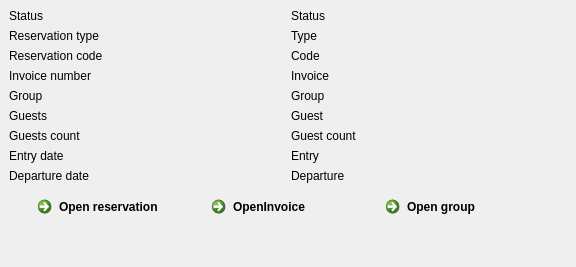
<?xml version="1.0" encoding="UTF-8"?>
<ui version="4.0">
 <class>WRoomChartDock</class>
 <widget class="QDockWidget" name="WRoomChartDock">
  <property name="geometry">
   <rect>
    <x>0</x>
    <y>0</y>
    <width>576</width>
    <height>267</height>
   </rect>
  </property>
  <property name="floating">
   <bool>true</bool>
  </property>
  <property name="features">
   <set>QDockWidget::AllDockWidgetFeatures</set>
  </property>
  <property name="allowedAreas">
   <set>Qt::NoDockWidgetArea</set>
  </property>
  <property name="windowTitle">
   <string>DockWidget</string>
  </property>
  <widget class="QWidget" name="dockWidgetContents">
   <layout class="QGridLayout" name="gridLayout">
    <item row="9" column="1">
     <widget class="QLabel" name="lbDepartureDate">
      <property name="text">
       <string>Departure</string>
      </property>
     </widget>
    </item>
    <item row="1" column="0">
     <widget class="QLabel" name="label_4">
      <property name="text">
       <string>Reservation type</string>
      </property>
     </widget>
    </item>
    <item row="3" column="0">
     <widget class="QLabel" name="label_3">
      <property name="text">
       <string>Invoice number</string>
      </property>
     </widget>
    </item>
    <item row="7" column="1">
     <widget class="QLabel" name="lbGuestCount_2">
      <property name="text">
       <string>Guest count</string>
      </property>
     </widget>
    </item>
    <item row="0" column="0">
     <widget class="QLabel" name="label_2">
      <property name="text">
       <string>Status</string>
      </property>
     </widget>
    </item>
    <item row="7" column="0">
     <widget class="QLabel" name="lbGuestCount">
      <property name="text">
       <string>Guests count</string>
      </property>
     </widget>
    </item>
    <item row="3" column="1">
     <widget class="QLabel" name="lbInvoice">
      <property name="text">
       <string>Invoice</string>
      </property>
     </widget>
    </item>
    <item row="8" column="1">
     <widget class="QLabel" name="lbEntryDate">
      <property name="text">
       <string>Entry</string>
      </property>
     </widget>
    </item>
    <item row="2" column="1">
     <widget class="QLabel" name="lbCode">
      <property name="text">
       <string>Code</string>
      </property>
     </widget>
    </item>
    <item row="12" column="0" colspan="2">
     <widget class="QWidget" name="widget" native="true">
      <property name="minimumSize">
       <size>
        <width>0</width>
        <height>50</height>
       </size>
      </property>
      <layout class="QHBoxLayout" name="horizontalLayout">
       <property name="leftMargin">
        <number>0</number>
       </property>
       <property name="topMargin">
        <number>0</number>
       </property>
       <property name="rightMargin">
        <number>0</number>
       </property>
       <property name="bottomMargin">
        <number>0</number>
       </property>
       <item>
        <spacer name="horizontalSpacer">
         <property name="orientation">
          <enum>Qt::Horizontal</enum>
         </property>
         <property name="sizeHint" stdset="0">
          <size>
           <width>6</width>
           <height>20</height>
          </size>
         </property>
        </spacer>
       </item>
       <item>
        <widget class="QCommandLinkButton" name="btnReserve">
         <property name="sizePolicy">
          <sizepolicy hsizetype="Expanding" vsizetype="Preferred">
           <horstretch>0</horstretch>
           <verstretch>0</verstretch>
          </sizepolicy>
         </property>
         <property name="text">
          <string>Open reservation</string>
         </property>
        </widget>
       </item>
       <item>
        <widget class="QCommandLinkButton" name="btnInvoice">
         <property name="sizePolicy">
          <sizepolicy hsizetype="Expanding" vsizetype="Preferred">
           <horstretch>0</horstretch>
           <verstretch>0</verstretch>
          </sizepolicy>
         </property>
         <property name="text">
          <string>OpenInvoice</string>
         </property>
        </widget>
       </item>
       <item>
        <widget class="QCommandLinkButton" name="btnGroup">
         <property name="sizePolicy">
          <sizepolicy hsizetype="Expanding" vsizetype="Preferred">
           <horstretch>0</horstretch>
           <verstretch>0</verstretch>
          </sizepolicy>
         </property>
         <property name="text">
          <string>Open group</string>
         </property>
        </widget>
       </item>
       <item>
        <spacer name="horizontalSpacer_2">
         <property name="orientation">
          <enum>Qt::Horizontal</enum>
         </property>
         <property name="sizeHint" stdset="0">
          <size>
           <width>6</width>
           <height>20</height>
          </size>
         </property>
        </spacer>
       </item>
      </layout>
     </widget>
    </item>
    <item row="4" column="0">
     <widget class="QLabel" name="label_6">
      <property name="text">
       <string>Group</string>
      </property>
     </widget>
    </item>
    <item row="8" column="0">
     <widget class="QLabel" name="label_7">
      <property name="text">
       <string>Entry date</string>
      </property>
     </widget>
    </item>
    <item row="1" column="1">
     <widget class="QLabel" name="lbType">
      <property name="text">
       <string>Type</string>
      </property>
     </widget>
    </item>
    <item row="0" column="1">
     <widget class="QLabel" name="lbStatus">
      <property name="text">
       <string>Status</string>
      </property>
     </widget>
    </item>
    <item row="6" column="1">
     <widget class="QLabel" name="lbGuest">
      <property name="text">
       <string>Guest</string>
      </property>
     </widget>
    </item>
    <item row="2" column="0">
     <widget class="QLabel" name="label">
      <property name="text">
       <string>Reservation code</string>
      </property>
      <property name="openExternalLinks">
       <bool>true</bool>
      </property>
      <property name="textInteractionFlags">
       <set>Qt::LinksAccessibleByMouse</set>
      </property>
     </widget>
    </item>
    <item row="13" column="1">
     <spacer name="verticalSpacer">
      <property name="orientation">
       <enum>Qt::Vertical</enum>
      </property>
      <property name="sizeHint" stdset="0">
       <size>
        <width>20</width>
        <height>40</height>
       </size>
      </property>
     </spacer>
    </item>
    <item row="9" column="0">
     <widget class="QLabel" name="label_8">
      <property name="text">
       <string>Departure date</string>
      </property>
     </widget>
    </item>
    <item row="6" column="0">
     <widget class="QLabel" name="label_5">
      <property name="text">
       <string>Guests</string>
      </property>
     </widget>
    </item>
    <item row="4" column="1">
     <widget class="QLabel" name="lbGroup">
      <property name="text">
       <string>Group</string>
      </property>
     </widget>
    </item>
   </layout>
  </widget>
 </widget>
 <resources/>
 <connections/>
</ui>
